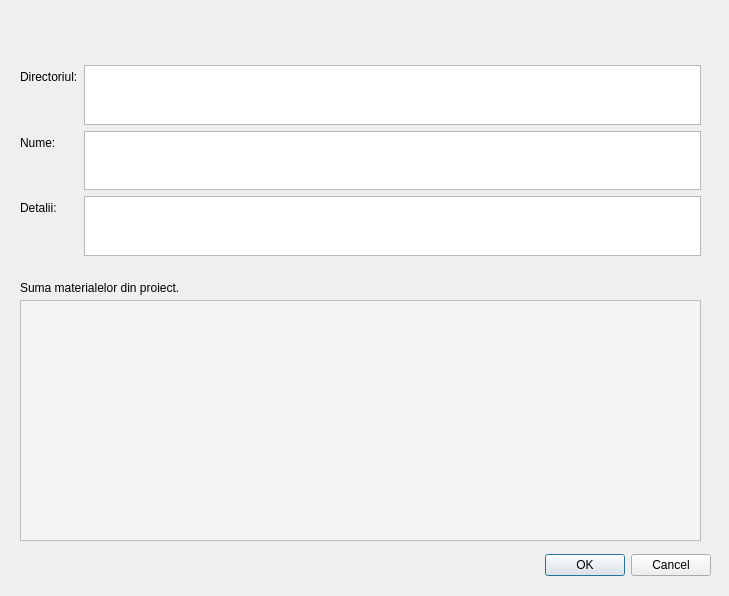
<?xml version="1.0" encoding="UTF-8"?>
<ui version="4.0">
 <class>dwindow</class>
 <widget class="QDialog" name="dwindow">
  <property name="geometry">
   <rect>
    <x>0</x>
    <y>0</y>
    <width>729</width>
    <height>596</height>
   </rect>
  </property>
  <property name="windowTitle">
   <string>Dialog</string>
  </property>
  <widget class="QDialogButtonBox" name="buttonBox">
   <property name="geometry">
    <rect>
     <x>520</x>
     <y>540</y>
     <width>191</width>
     <height>51</height>
    </rect>
   </property>
   <property name="standardButtons">
    <set>QDialogButtonBox::Cancel|QDialogButtonBox::Ok</set>
   </property>
  </widget>
  <widget class="QListWidget" name="sumslist">
   <property name="geometry">
    <rect>
     <x>20</x>
     <y>300</y>
     <width>681</width>
     <height>241</height>
    </rect>
   </property>
   <property name="styleSheet">
    <string notr="true">background-color: rgb(244, 244, 244);
font: 87 10pt &quot;Arial Black&quot;;</string>
   </property>
  </widget>
  <widget class="QLabel" name="label_3">
   <property name="geometry">
    <rect>
     <x>20</x>
     <y>280</y>
     <width>311</width>
     <height>16</height>
    </rect>
   </property>
   <property name="text">
    <string>Suma materialelor din proiect.</string>
   </property>
  </widget>
  <widget class="QWidget" name="layoutWidget">
   <property name="geometry">
    <rect>
     <x>20</x>
     <y>65</y>
     <width>681</width>
     <height>191</height>
    </rect>
   </property>
   <layout class="QFormLayout" name="formLayout">
    <item row="2" column="0">
     <widget class="QLabel" name="label_4">
      <property name="text">
       <string>Directoriul:</string>
      </property>
     </widget>
    </item>
    <item row="2" column="1">
     <widget class="QTextEdit" name="diredit"/>
    </item>
    <item row="3" column="0">
     <widget class="QLabel" name="label">
      <property name="text">
       <string>Nume:</string>
      </property>
     </widget>
    </item>
    <item row="3" column="1">
     <widget class="QTextEdit" name="tedit"/>
    </item>
    <item row="4" column="0">
     <widget class="QLabel" name="label_2">
      <property name="text">
       <string>Detalii:</string>
      </property>
     </widget>
    </item>
    <item row="4" column="1">
     <widget class="QTextEdit" name="details"/>
    </item>
   </layout>
  </widget>
 </widget>
 <resources/>
 <connections>
  <connection>
   <sender>buttonBox</sender>
   <signal>accepted()</signal>
   <receiver>dwindow</receiver>
   <slot>accept()</slot>
   <hints>
    <hint type="sourcelabel">
     <x>583</x>
     <y>562</y>
    </hint>
    <hint type="destinationlabel">
     <x>428</x>
     <y>528</y>
    </hint>
   </hints>
  </connection>
 </connections>
</ui>
